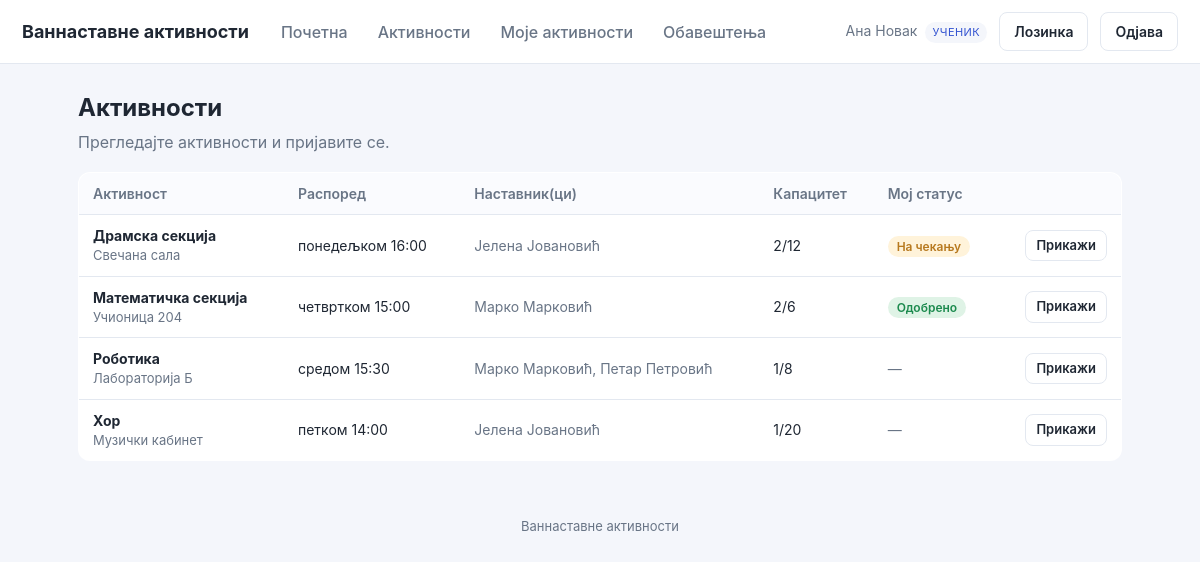
Screenshot of /activities.php (signed in) with the database file from the repository.
### tables this page shows
CREATE TABLE users (
  id          INT AUTO_INCREMENT PRIMARY KEY,
  name        VARCHAR(120) NOT NULL,
  email       VARCHAR(190) NOT NULL UNIQUE,
  password    VARCHAR(255) NOT NULL,
  role        ENUM('admin','teacher','student') NOT NULL,
  grade_class VARCHAR(40) DEFAULT NULL,
  active      TINYINT(1) NOT NULL DEFAULT 1,
  must_change_password TINYINT(1) NOT NULL DEFAULT 0,
  created_at  DATETIME NOT NULL DEFAULT CURRENT_TIMESTAMP
);

CREATE TABLE activities (
  id            INT AUTO_INCREMENT PRIMARY KEY,
  name          VARCHAR(150) NOT NULL,
  description   TEXT,
  location      VARCHAR(150) DEFAULT NULL,
  schedule_text VARCHAR(150) DEFAULT NULL,
  max_students  INT NOT NULL DEFAULT 20,
  status        ENUM('open','closed','archived') NOT NULL DEFAULT 'open',
  created_by    INT DEFAULT NULL,
  created_at    DATETIME NOT NULL DEFAULT CURRENT_TIMESTAMP,
  CONSTRAINT fk_act_creator FOREIGN KEY (created_by) REFERENCES users(id) ON DELETE SET NULL
);

### includes/db.php (called while the page is built, shortened)
<?php
function db(): PDO {
    static $pdo = null;
    if ($pdo === null) {
        $dsn = 'mysql:host=' . DB_HOST . ';dbname=' . DB_NAME . ';charset=utf8mb4';
        try {
            $pdo = new PDO($dsn, DB_USER, DB_PASS, [
                PDO::ATTR_ERRMODE            => PDO::ERRMODE_EXCEPTION,
                PDO::ATTR_DEFAULT_FETCH_MODE => PDO::FETCH_ASSOC,
                PDO::ATTR_EMULATE_PREPARES   => false,
            ]);
        } catch (PDOException $e) {
            http_response_code(500);
            die('Повезивање са базом није успело. Проверите config.php. '
                . (DEBUG ? '(' . htmlspecialchars($e->getMessage()) . ')' : ''));
        }
    }
    return $pdo;
}

### includes/auth.php (called while the page is built, shortened)
<?php
require_once __DIR__ . '/db.php';
require_once __DIR__ . '/functions.php';
function current_user(): ?array {
    static $u = null;
    if ($u === null) {
        $st = db()->prepare('SELECT * FROM users WHERE id=? AND active=1');
        $st->execute([$_SESSION['uid']]);
        $u = $st->fetch() ?: null;
    }
    return $u;
}
function require_login(): array {
    $u = current_user();
    return $u;
}
function is_student(array $u): bool { return $u['role'] === 'student'; }

### activities.php (the view, shortened to what this page needs)
<?php
require_once __DIR__ . '/includes/auth.php';
$u = require_login();
if (is_admin($u)) {
    $rows = db()->query("SELECT a.*, (SELECT COUNT(*) FROM applications ap WHERE ap.activity_id=a.id AND ap.status='approved') AS enrolled
                         FROM activities a ORDER BY a.name")->fetchAll();
} elseif (is_teacher($u)) {
    $st = db()->prepare("SELECT a.*, (SELECT COUNT(*) FROM applications ap WHERE ap.activity_id=a.id AND ap.status='approved') AS enrolled
                         FROM activities a JOIN activity_teachers t ON t.activity_id=a.id
                         WHERE t.teacher_id=? ORDER BY a.name");
    $st->execute([$u['id']]);
    $rows = $st->fetchAll();
} else {
    $st = db()->prepare("SELECT a.*,
            (SELECT COUNT(*) FROM applications ap WHERE ap.activity_id=a.id AND ap.status='approved') AS enrolled,
            (SELECT status FROM applications ap WHERE ap.activity_id=a.id AND ap.student_id=?) AS my_status
            FROM activities a WHERE a.status='open' ORDER BY a.name");
    $st->execute([$u['id']]);
    $rows = $st->fetchAll();
}
function teacher_names(int $activityId): string {
    $st = db()->prepare("SELECT u.name FROM users u JOIN activity_teachers t ON t.teacher_id=u.id WHERE t.activity_id=? ORDER BY u.name");
    $st->execute([$activityId]);
    return implode(', ', array_column($st->fetchAll(), 'name')) ?: '—';
}
include __DIR__ . '/includes/header.php';
?>
<div style="display:flex;justify-content:space-between;align-items:center;flex-wrap:wrap;gap:10px">
  <div><h1>Активности</h1><p class="sub">
    <?= is_student($u) ? 'Прегледајте активности и пријавите се.' : ($u['role']==='admin' ? 'Све активности у школи.' : 'Активности којима сте додељени.') ?>
  </p></div>
</div>
<?php if (!$rows): ?>
  <div class="card muted">Нема активности за приказ.</div>
<?php else: ?>
<table>
  <tr>
    <th>Активност</th><th>Распоред</th><th>Наставник(ци)</th><th>Капацитет</th>
    <?php if (is_student($u)): ?><th>Мој статус</th><?php endif; ?>
    <th></th>
  </tr>
  <?php foreach ($rows as $a): $full = $a['enrolled'] >= $a['max_students']; ?>
  <tr>
    <td><strong><?= e($a['name']) ?></strong><div class="muted" style="font-size:13px"><?= e($a['location']) ?></div></td>
    <td><?= e($a['schedule_text'] ?: '—') ?></td>
    <td class="muted"><?= e(teacher_names((int)$a['id'])) ?></td>
    <td><?= (int)$a['enrolled'] ?>/<?= (int)$a['max_students'] ?><?php if($full):?> <span class="badge badge-closed">Попуњено</span><?php endif;?></td>
    <?php if (is_student($u)): ?>
      <td><?= $a['my_status'] ? status_badge($a['my_status']) : '<span class="muted">—</span>' ?></td>
    <?php endif; ?>
    <td class="right">
      <div class="row-actions" style="justify-content:flex-end">
        <a class="btn btn-sm btn-ghost" href="activity_view.php?id=<?= (int)$a['id'] ?>">Прикажи</a>
      </div>
    </td>
  </tr>
  <?php endforeach; ?>
</table>
<?php endif; ?>
<?php include __DIR__ . '/includes/footer.php'; ?>

### includes/header.php (shortened to what this page needs)
<?php
$u = $u ?? current_user();
?><!DOCTYPE html>
<html lang="sr">
<head>
<link rel="stylesheet" href="assets/style.css">
</head>
<body>
<header class="topbar">
  <a class="brand" href="dashboard.php"><?= e(APP_NAME) ?></a>
  <?php if ($u): ?>
  <nav class="mainnav">
    <a href="dashboard.php">Почетна</a>
    <a href="activities.php">Активности</a>
    <?php if (is_student($u)): ?>
      <a href="my_activities.php">Моје активности</a>
      <a href="notifications.php">Обавештења</a>
    <?php endif; ?>
  </nav>
  <div class="userbox">
    <span class="uname"><?= e($u['name']) ?> <span class="role"><?= e(role_label($u['role'])) ?></span></span>
    <a class="btn btn-ghost" href="change_password.php">Лозинка</a>
    <a class="btn btn-ghost" href="logout.php">Одјава</a>
  </div>
  <?php endif; ?>
</header>
<main class="container">

### includes/functions.php (shortened to what this page needs)
<?php
function e(?string $s): string {
    return htmlspecialchars($s ?? '', ENT_QUOTES, 'UTF-8');
}
function status_label(string $s): string {
    static $m = [
        'pending'  => 'На чекању', 'approved' => 'Одобрено', 'rejected' => 'Одбијено',
        'open'     => 'Отворено',  'closed'   => 'Затворено', 'archived' => 'Архивирано',
        'present'  => 'Присутан',  'absent'   => 'Одсутан',   'excused'  => 'Оправдано',
    ];
    return $m[$s] ?? $s;
}
function role_label(string $r): string {
    static $m = ['admin' => 'Администратор', 'teacher' => 'Наставник', 'student' => 'Ученик'];
    return $m[$r] ?? $r;
}
function status_badge(string $status): string {
    return '<span class="badge badge-' . e($status) . '">' . e(status_label($status)) . '</span>';
}

### assets/style.css (style rules this page uses)
:root { --bg:#f4f6fb; --card:#fff; --ink:#1f2733; --muted:#697586; --line:#e3e8f0; --brand:#3454d1; --brand-d:#2740a8; --ok:#1c8a4e; --warn:#b7791f; --bad:#c23b3b; --radius:12px; --shadow:0 1px 3px rgba(20,30,60,.08),0 6px 18px rgba(20,30,60,.05); }
* { box-sizing:border-box }
body { margin:0;font-family:-apple-system,Segoe UI,Roboto,Helvetica,Arial,sans-serif; background:var(--bg);color:var(--ink);line-height:1.5 }
a { color:var(--brand);text-decoration:none }
.topbar { display:flex;align-items:center;gap:20px;background:var(--card); padding:12px 22px;border-bottom:1px solid var(--line);flex-wrap:wrap }
.brand { font-weight:700;font-size:18px;color:var(--ink) }
.mainnav { display:flex;gap:6px;flex:1;flex-wrap:wrap }
.mainnav a { padding:7px 12px;border-radius:8px;color:var(--muted);font-weight:500 }
.userbox { display:flex;align-items:center;gap:12px }
.uname { font-size:14px;color:var(--muted) }
.role { display:inline-block;font-size:11px;text-transform:uppercase;letter-spacing:.04em; background:var(--bg);color:var(--brand);padding:2px 7px;border-radius:20px;margin-left:4px }
.container { max-width:1080px;margin:26px auto;padding:0 18px }
h1 { font-size:24px;margin:0 0 4px }
.sub { color:var(--muted);margin:0 0 18px }
table { width:100%;border-collapse:collapse;background:var(--card); border:1px solid var(--line);border-radius:var(--radius);overflow:hidden }
th,td { text-align:left;padding:10px 14px;border-bottom:1px solid var(--line);font-size:14px }
th { background:#fafbfe;color:var(--muted);font-weight:600 }
tr:last-child td { border-bottom:none }
.btn { display:inline-block;border:1px solid transparent;background:var(--brand);color:#fff; padding:8px 14px;border-radius:8px;font-size:14px;cursor:pointer;font-weight:600 }
.btn-ghost { background:transparent;border-color:var(--line);color:var(--ink) }
.btn-sm { padding:5px 10px;font-size:13px }
.badge { font-size:12px;padding:3px 9px;border-radius:20px;font-weight:600 }
.badge-pending { background:#fff3da;color:var(--warn) }
.badge-approved { background:#dff3e6;color:var(--ok) }
.muted { color:var(--muted) }
.right { text-align:right }
.row-actions { display:flex;gap:6px;flex-wrap:wrap }

### rows the page displays
users: name "Ана Новак", role "УЧЕНИК"
activities: name "Драмска секција", location "Свечана сала", schedule_text "понедељком 16:00", id "Јелена Јовановић", enrolled "2", max_students "12", status "На чекању"
activities: name "Математичка секција", location "Учионица 204", schedule_text "четвртком 15:00", id "Марко Марковић", enrolled "2", max_students "6", status "Одобрено"
activities: name "Роботика", location "Лабораторија Б", schedule_text "средом 15:30", id "Марко Марковић, Петар Петровић", enrolled "1", max_students "8"
activities: name "Хор", location "Музички кабинет", schedule_text "петком 14:00", id "Јелена Јовановић", enrolled "1", max_students "20"

### other values shown
APP_NAME "Ваннаставне активности"
